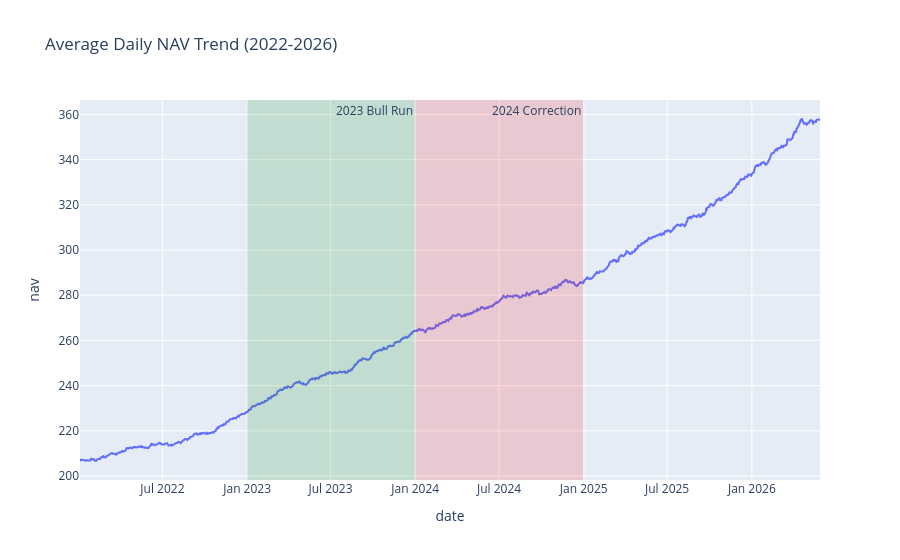

Notebook source saved alongside this figure:
### Code cell
daily_nav = (
    nav.groupby("date")["nav"]
       .mean()
       .reset_index()
)

fig = px.line(
    daily_nav,
    x="date",
    y="nav",
    title="Average Daily NAV Trend (2022-2026)"
)

# 2023 Bull Run
fig.add_vrect(
    x0="2023-01-01",
    x1="2023-12-31",
    annotation_text="2023 Bull Run",
    fillcolor="green",
    opacity=0.15,
    line_width=0
)

# 2024 Market Correction
fig.add_vrect(
    x0="2024-01-01",
    x1="2024-12-31",
    annotation_text="2024 Correction",
    fillcolor="red",
    opacity=0.15,
    line_width=0
)

fig.show()

### Figure 1 — Plotly figure (JSON) as saved in the notebook; plotly's stock layout.template omitted (floating-point values rounded to 4 significant figures; data arrays with more than 128 entries replaced by an {"elided": "..."} marker saying what was removed)
{"data": [{"hovertemplate": "date=%{x}<br>nav=%{y}<extra></extra>", "legendgroup": "", "line": {"color": "#636efa", "dash": "solid"}, "marker": {"symbol": "circle"}, "mode": "lines", "name": "", "showlegend": false, "type": "scattergl", "x": {"elided": "1150 str values"}, "xaxis": "x", "y": {"elided": "1150 float values"}, "yaxis": "y"}], "layout": {"annotations": [{"showarrow": false, "text": "2023 Bull Run", "x": "2023-12-31", "xanchor": "right", "xref": "x", "y": 1, "yanchor": "top", "yref": "y domain"}, {"showarrow": false, "text": "2024 Correction", "x": "2024-12-31", "xanchor": "right", "xref": "x", "y": 1, "yanchor": "top", "yref": "y domain"}], "legend": {"tracegroupgap": 0}, "shapes": [{"fillcolor": "green", "line": {"width": 0}, "opacity": 0.15, "type": "rect", "x0": "2023-01-01", "x1": "2023-12-31", "xref": "x", "y0": 0, "y1": 1, "yref": "y domain"}, {"fillcolor": "red", "line": {"width": 0}, "opacity": 0.15, "type": "rect", "x0": "2024-01-01", "x1": "2024-12-31", "xref": "x", "y0": 0, "y1": 1, "yref": "y domain"}], "title": {"text": "Average Daily NAV Trend (2022-2026)"}, "xaxis": {"anchor": "y", "domain": [0, 1], "title": {"text": "date"}}, "yaxis": {"anchor": "x", "domain": [0, 1], "title": {"text": "nav"}}}}
